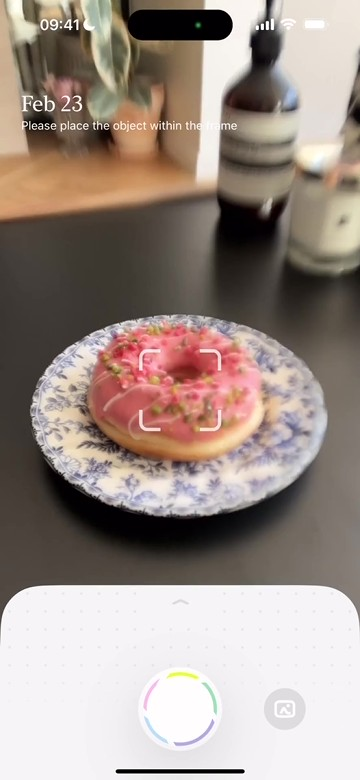
#> input picture capwords-analysis/evidence/video/m2/t0001000.jpg, 360 x 780 px, given in place of t0023000.jpg, which was not available
$ python prepare_reference_assets.py
#> lines starting #> are read from the running program, lines starting #| are printed output that depends on the picture; pictures that were not available may be replaced by others from this repository, and a replacement may not be noted
#> in cutout, `im = Image.open(SOURCE / frame).crop(box).convert('RGBA')`:
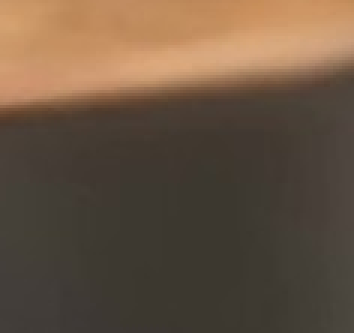
#> im: PIL image 118x111 RGBA (shown 3 times larger); mean R, G, B, A 102.9, 83.8, 65.8, 255
#> the loop in cutout, `while todo:` made 458 passes
#> (r, g, b) on passes 1 to 3: (202, 151, 106), (202, 151, 104), (201, 150, 103)
#> after the loop in cutout, `while todo:`: seen = 454 items
### CapWordsSwift/scripts/prepare_camera_reference.py
#!/usr/bin/env python3
"""Build simulator-only sample photos from a UI-free crop of the supplied reference."""
import json
from pathlib import Path
from PIL import Image

ROOT = Path(__file__).resolve().parents[1]
ASSETS = ROOT / "App/Resources/Assets.xcassets"


def prepare_camera_assets():
    reference = Image.open(ROOT / "docs/camera-alignment-validation/reference.jpeg").convert("RGB")
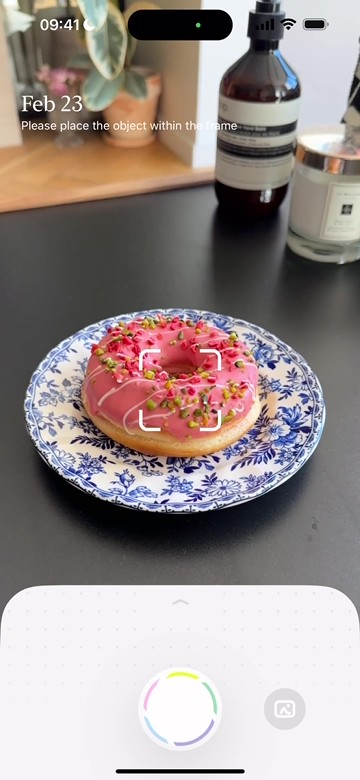
#> input picture capwords-analysis/evidence/video/m2/t0001500.jpg, 360 x 780 px, given in place of reference.jpeg, which was not available
#> reference is the input picture: PIL image 360x780 RGB; mean R, G, B 155.4, 143.9, 141.7
    # This interior patch contains only the table, with no date, guides or buttons.
    surface = reference.crop((50, 175, 233, 400)).resize((402, 874), Image.Resampling.LANCZOS)
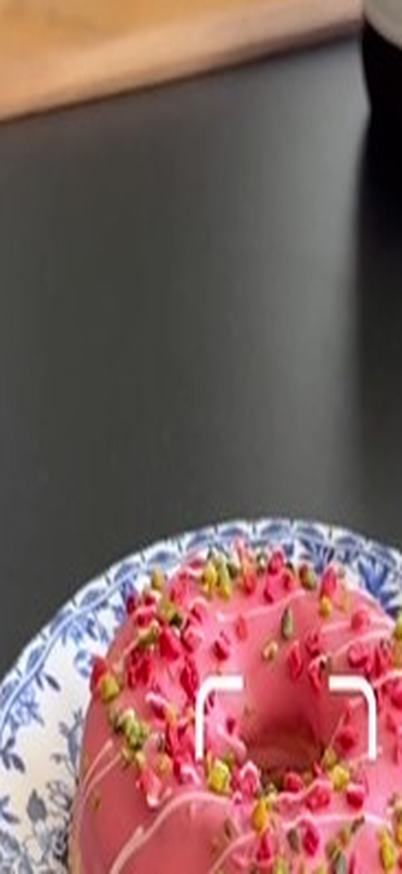
#> surface: PIL image 402x874 RGB; mean R, G, B 128.2, 96.6, 94.1
    sample = surface.convert("RGBA")
    donut = Image.open(ASSETS / "sample-donut.imageset/sample-donut.png").convert("RGBA")
    donut.thumbnail((330, 260), Image.Resampling.LANCZOS)
    sample.alpha_composite(donut, ((402 - donut.width) // 2, 410 - donut.height // 2))
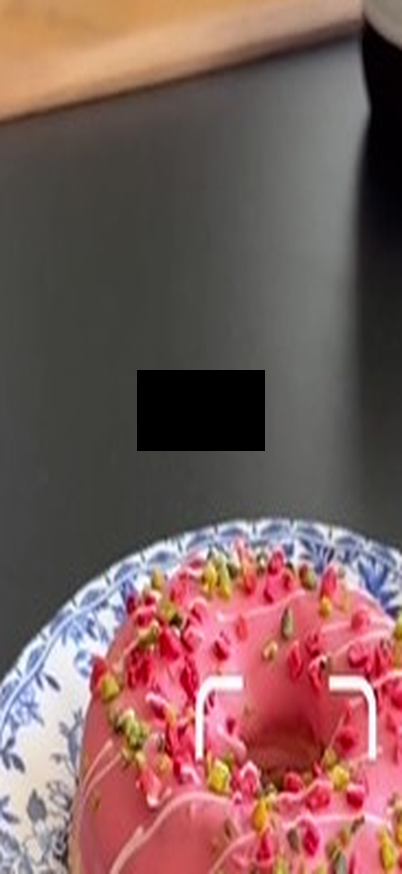
#> sample: PIL image 402x874 RGBA; mean R, G, B, A 126, 94.4, 92, 255
    for name, image in [("camera-reference-surface", surface), ("demo-camera", sample.convert("RGB"))]:
        folder = ASSETS / f"{name}.imageset"
        folder.mkdir(parents=True, exist_ok=True)
        image.save(folder / f"{name}.png")
        (folder / "Contents.json").write_text(json.dumps({
            "images": [{"filename": f"{name}.png", "idiom": "universal"}],
            "info": {"author": "xcode", "version": 1},
        }, indent=2) + "\n")
#> this loop made 2 passes
#> name on passes 1 to 2: 'camera-reference-surface', 'demo-camera'


# [2 lines that do not run on import are left out]

### CapWordsSwift/scripts/prepare_reference_assets.py
#!/usr/bin/env python3
"""仅从已提供的官网录像帧制作本地 UI 对照素材，不从 IPA 提取资源。需要 Pillow。"""
from collections import deque
from pathlib import Path
import json
from PIL import Image

ROOT = Path(__file__).resolve().parents[1]
SOURCE = ROOT.parent / 'capwords-analysis/evidence/video/m2'
ASSETS = ROOT / 'App/Resources/Assets.xcassets'


def save_asset(name, image):
    folder = ASSETS / f'{name}.imageset'
    folder.mkdir(parents=True, exist_ok=True)
    image.save(folder / f'{name}.png')
    (folder / 'Contents.json').write_text(json.dumps({
        'images': [{'filename': f'{name}.png', 'idiom': 'universal'}],
        'info': {'author': 'xcode', 'version': 1}
    }, indent=2) + '\n')


def cutout(frame, box):
    im = Image.open(SOURCE / frame).crop(box).convert('RGBA')
    pixels = im.load()
    w, h = im.size
    seen = set()
    todo = deque([(x, 0) for x in range(w)] + [(x, h-1) for x in range(w)]
                 + [(0, y) for y in range(h)] + [(w-1, y) for y in range(h)])
    while todo:
        x, y = todo.popleft()
        if not (0 <= x < w and 0 <= y < h) or (x, y) in seen:
            continue
        seen.add((x, y))
        r, g, b, _ = pixels[x, y]
        # 边界泛洪保留物体内部的白色，浅灰网点与投影归入背景。
        if min(r, g, b) > 177 and max(r, g, b) - min(r, g, b) < 35:
            pixels[x, y] = (r, g, b, 0)
            todo.extend([(x-1, y), (x+1, y), (x, y-1), (x, y+1)])
    return im.crop(im.getbbox())


specs = {
    'sample-monstera': ('t0023000.jpg', (40, 179, 158, 290)),
    'sample-tape': ('t0023000.jpg', (204, 177, 318, 291)),
    'sample-clip': ('t0023000.jpg', (42, 375, 150, 487)),
    'sample-switch': ('t0023000.jpg', (203, 373, 323, 488)),
    'sample-toast': ('t0016500.jpg', (35, 200, 156, 278)),
    'sample-bread': ('t0016500.jpg', (201, 180, 321, 305)),
    'sample-donut': ('t0008500.jpg', (32, 188, 160, 269)),
    'sample-forest': ('t0008500.jpg', (36, 461, 155, 565)),
    'sample-tea': ('t0008500.jpg', (234, 461, 299, 574)),
}
for name, (frame, box) in specs.items():
    save_asset(name, cutout(frame, box))
from prepare_camera_reference import prepare_camera_assets
prepare_camera_assets()
(ASSETS / 'Contents.json').write_text('{"info":{"author":"xcode","version":1}}\n')
# 本地代码绘制的独立应用图标，不使用原版商标图集。
from PIL import ImageDraw
icon = Image.new('RGB', (1024, 1024), '#f8f6fa')
draw = ImageDraw.Draw(icon)
colors = ['#efff72', '#b2e8cf', '#b4a0df', '#b9e2f4', '#f3c6ec']
for i, color in enumerate(colors):
    draw.pieslice((170, 170, 854, 854), start=i*72-90, end=i*72-24, fill=color)
draw.ellipse((323, 323, 701, 701), fill='white')
folder = ASSETS / 'AppIcon.appiconset'
folder.mkdir(exist_ok=True)
icon.save(folder / 'AppIcon.png')
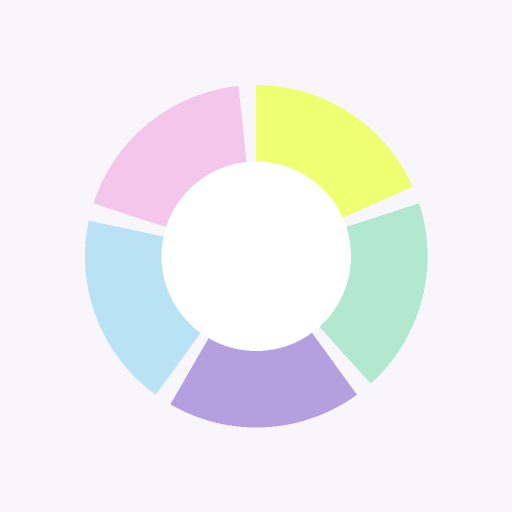
#> saved as AppIcon.png: PIL image 1024x1024 RGB (shown at 1/2 size); mean R, G, B 239.1, 239.8, 240.4
(folder / 'Contents.json').write_text(json.dumps({'images': [{'filename':'AppIcon.png', 'idiom':'universal', 'platform':'ios', 'size':'1024x1024'}], 'info':{'author':'xcode','version':1}}, indent=2)+'\n')
print(f'Prepared {len(specs)} stickers, camera reference and app icon.')
